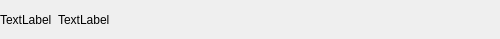
<?xml version="1.0" encoding="UTF-8"?>
<ui version="4.0">
 <class>UIMainStatusBar</class>
 <widget class="QWidget" name="UIMainStatusBar">
  <property name="geometry">
   <rect>
    <x>0</x>
    <y>0</y>
    <width>500</width>
    <height>39</height>
   </rect>
  </property>
  <property name="sizePolicy">
   <sizepolicy hsizetype="Expanding" vsizetype="Preferred">
    <horstretch>0</horstretch>
    <verstretch>0</verstretch>
   </sizepolicy>
  </property>
  <property name="windowTitle">
   <string>Form</string>
  </property>
  <layout class="QHBoxLayout" name="horizontalLayout">
   <property name="leftMargin">
    <number>0</number>
   </property>
   <property name="topMargin">
    <number>0</number>
   </property>
   <property name="rightMargin">
    <number>0</number>
   </property>
   <property name="bottomMargin">
    <number>0</number>
   </property>
   <item>
    <widget class="QLabel" name="label">
     <property name="text">
      <string>TextLabel</string>
     </property>
    </widget>
   </item>
   <item>
    <widget class="QLabel" name="label_status">
     <property name="frameShape">
      <enum>QFrame::NoFrame</enum>
     </property>
     <property name="frameShadow">
      <enum>QFrame::Raised</enum>
     </property>
     <property name="text">
      <string>TextLabel</string>
     </property>
    </widget>
   </item>
   <item>
    <spacer name="horizontalSpacer">
     <property name="orientation">
      <enum>Qt::Horizontal</enum>
     </property>
     <property name="sizeHint" stdset="0">
      <size>
       <width>40</width>
       <height>20</height>
      </size>
     </property>
    </spacer>
   </item>
  </layout>
 </widget>
 <resources/>
 <connections/>
</ui>
